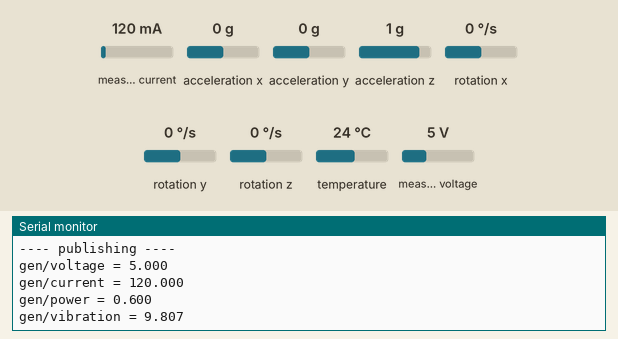
This sketch was run on a simulated ESP8266 (Wemos D1 mini). Shown: the last lines printed to the serial monitor. The test bench sets the inputs (shaded band); at power-on: measured current 120 mA, acceleration x 0 g, acceleration y 0 g, acceleration z 1 g, measured voltage 5 V, rotation x 0 °/s, rotation y 0 °/s, rotation z 0 °/s, temperature 24 °C. WiFi joins after 1.5 s; servers stay silent unless stated; no MQTT or app messages arrive unless stated.

Above: at 3.7 s.
3.8 s: measured current set to 40 mA
At 5.1 s:
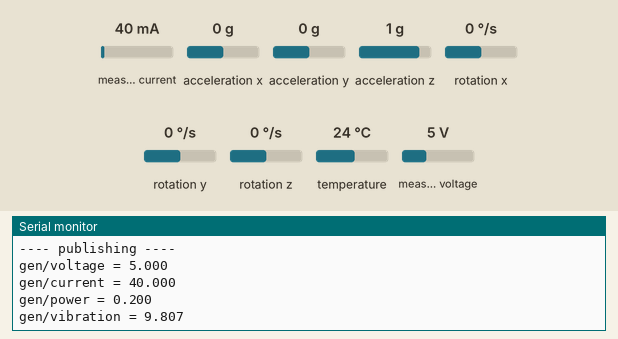
5.3 s: acceleration x set to -1.4 g
At 6.4 s:
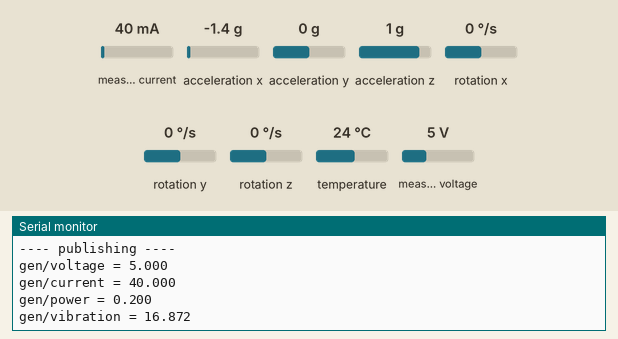
6.8 s: acceleration y set to -1.4 g
At 8.0 s:
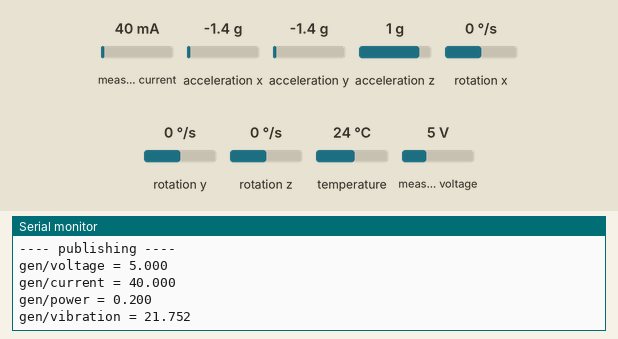
8.3 s: acceleration z set to -1.4 g
At 9.4 s:
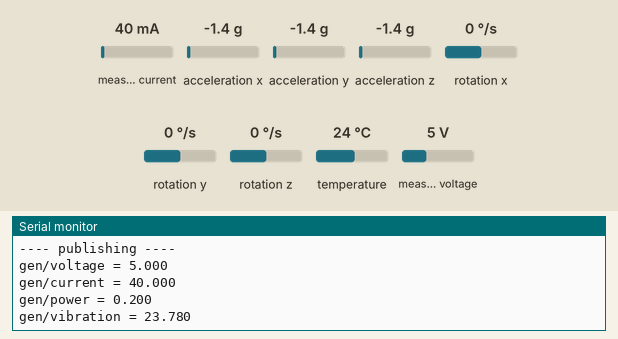
9.8 s: measured voltage set to 0.3 V
At 11.4 s:
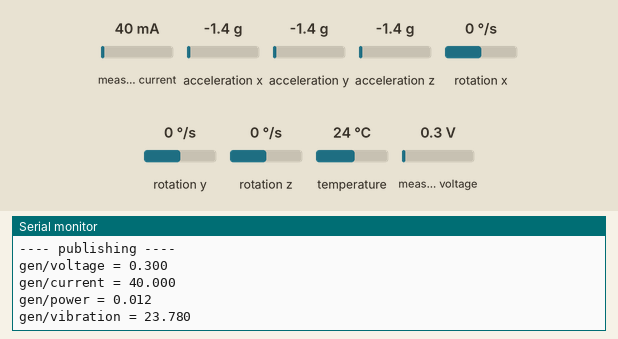
Timing chart, 0 to 12.3 s (numbered marks = the images above; inputs shaded):
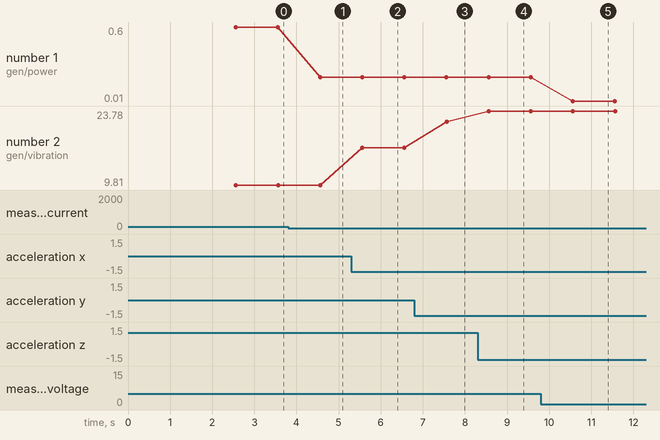

The sketch:

genset_sensor.ino
```cpp
/*
 * GENSET sensor node — Wemos D1 mini
 * INA219 (voltage/current/power) + MPU6050 (acceleration/vibration)
 *
 * Publishes one plain number to each of FOUR topics, once per second:
 *     gen/voltage     e.g. 12.345    (V)
 *     gen/current     e.g. 250.500   (mA)
 *     gen/power       e.g. 3.092     (W)   power = V * I
 *     gen/vibration   e.g. 9.811     (m/s^2, acceleration magnitude)
 *
 * The dashboard subscribes to these same four topics (see app/config.py).
 *
 * Libraries (install via Library Manager):
 *   - PubSubClient (Nick O'Leary)
 *   - Adafruit INA219
 *   - Adafruit MPU6050  (+ Adafruit Unified Sensor, Adafruit BusIO)
 */

#include <Wire.h>
#include <ESP8266WiFi.h>
#include <PubSubClient.h>
#include <Adafruit_INA219.h>
#include <Adafruit_MPU6050.h>

// ----------------------------- Configuration -----------------------------
const char* ssid           = "AAR";
const char* password        = "";                    // empty = open network
const char* mqtt_server     = "genmonitor.ddns.net";        // your broker IP
const int   mqtt_port       = 8000;
const char* mqtt_username   = "akbar";
const char* mqtt_password   = "akbar2026";
const char* mqtt_client_id  = "wemos-genset";        // make this unique per device

// One topic per measurement. Change the "gen" prefix here AND in the
// dashboard's .env (MQTT_TOPIC_PREFIX) to keep both sides matching.
const char* topic_voltage   = "gen/voltage";
const char* topic_current   = "gen/current";
const char* topic_power     = "gen/power";
const char* topic_vibration = "gen/vibration";

const unsigned long PUBLISH_INTERVAL_MS = 1000;      // publish rate

// ----------------------------- Globals ------------------------------------
Adafruit_INA219 ina219;
Adafruit_MPU6050 mpu;
WiFiClient espClient;
PubSubClient client(espClient);

bool mpuOk = false;
unsigned long lastPublish = 0;

// ----------------------------- Helpers ------------------------------------
// Publish a float as a plain string (e.g. 12.345). Returns false on failure.
bool publishFloat(const char* topic, float value) {
  char buf[24];
  snprintf(buf, sizeof(buf), "%.3f", value);
  bool ok = client.publish(topic, buf);
  Serial.print(topic);
  Serial.print(" = ");
  Serial.print(buf);
  Serial.println(ok ? "" : "  (PUBLISH FAILED)");
  return ok;
}

// ----------------------------- WiFi ---------------------------------------
void connectWiFi() {
  if (WiFi.status() == WL_CONNECTED) return;

  Serial.print("Connecting to WiFi");
  WiFi.mode(WIFI_STA);
  WiFi.begin(ssid, password);

  unsigned long start = millis();
  while (WiFi.status() != WL_CONNECTED && millis() - start < 20000) {
    delay(500);
    Serial.print(".");
  }
  Serial.println();

  if (WiFi.status() == WL_CONNECTED) {
    Serial.print("WiFi connected, IP: ");
    Serial.println(WiFi.localIP());
  } else {
    Serial.println("WiFi connect timed out — will retry in loop()");
  }
}

// ----------------------------- MQTT ---------------------------------------
void connectMQTT() {
  if (WiFi.status() != WL_CONNECTED) return;

  while (!client.connected()) {
    Serial.print("Connecting to MQTT... ");
    if (client.connect(mqtt_client_id, mqtt_username, mqtt_password)) {
      Serial.println("connected");
    } else {
      Serial.print("failed, rc=");
      Serial.print(client.state());   // negative = network, positive = protocol
      Serial.println(" — retrying in 2s");
      delay(2000);
      if (WiFi.status() != WL_CONNECTED) return;  // bail out to fix WiFi first
    }
  }
}

// ----------------------------- Setup --------------------------------------
void setup() {
  Serial.begin(115200);
  delay(1000);
  Serial.println();
  Serial.println("Program started");

  Wire.begin(D2, D1);   // SDA=D2, SCL=D1 on the Wemos D1 mini

  if (!ina219.begin()) {
    Serial.println("INA219 not found — check wiring/address!");
  }
  mpuOk = mpu.begin();
  if (!mpuOk) {
    Serial.println("MPU6050 not found — vibration will report 0");
  }

  connectWiFi();

  client.setServer(mqtt_server, mqtt_port);
  client.setBufferSize(256);
  client.setKeepAlive(30);
  connectMQTT();
}

// ----------------------------- Loop ---------------------------------------
void loop() {
  // Keep the link healthy. These return quickly when already connected.
  if (WiFi.status() != WL_CONNECTED) connectWiFi();
  if (!client.connected())          connectMQTT();
  client.loop();   // must run every iteration for MQTT keepalive

  // Non-blocking pacing: only publish every PUBLISH_INTERVAL_MS.
  unsigned long now = millis();
  if (now - lastPublish < PUBLISH_INTERVAL_MS) return;
  lastPublish = now;

  // ----- Read INA219 -----
  float busV       = ina219.getBusVoltage_V();        // Volts
  float current_mA = ina219.getCurrent_mA();          // mA
  float power_W    = busV * current_mA / 1000.0;      // P = V * I  (V * mA / 1000 = W)

  // ----- Read MPU6050 -----
  float vibration = 0;
  if (mpuOk) {
    sensors_event_t a, g, temp;
    mpu.getEvent(&a, &g, &temp);
    float ax = a.acceleration.x;
    float ay = a.acceleration.y;
    float az = a.acceleration.z;
    // Magnitude of the acceleration vector (m/s^2).
    // NOTE: includes gravity, so it idles around 9.81 m/s^2 at rest.
    // For "vibration only", use: fabs(vibration - 9.81)
    vibration = sqrt(ax * ax + ay * ay + az * az);
  }

  // ----- Publish each value to its own topic -----
  Serial.println("---- publishing ----");
  publishFloat(topic_voltage,   busV);
  publishFloat(topic_current,   current_mA);
  publishFloat(topic_power,     power_W);
  publishFloat(topic_vibration, vibration);
}
```

Measured:
- after the input at 3.8 s, the serial monitor: prints a new line after 0.76 s (image 1)
- after the input at 5.3 s, the serial monitor: prints a new line after 0.26 s (image 2)
- after the input at 6.8 s, the serial monitor: prints a new line after 0.76 s (image 3)
- after the input at 8.3 s, the serial monitor: prints a new line after 0.26 s (image 4)
- after the input at 9.8 s, the serial monitor: prints a new line after 0.76 s (image 5)
- plotted number 1: 0.6 → 0.2 after the input at 3.8 s, 0.2 → 0.01 after the input at 9.8 s
- plotted number 2: 9.81 → 16.87 after the input at 5.3 s, 16.87 → 21.75 after the input at 6.8 s, 21.75 → 23.78 after the input at 8.3 s
